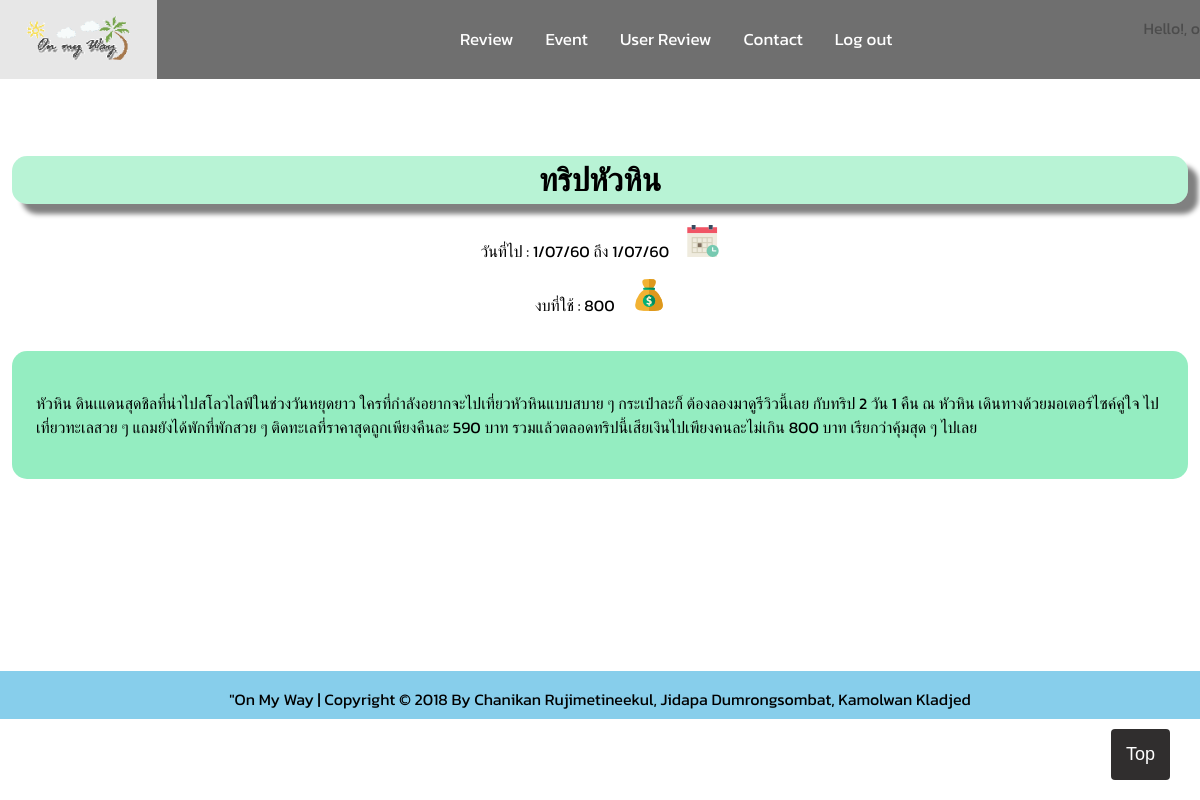
/detail/ทริปหัวหิน (signed in), run on the app's committed database.
### webinfo/models.py (models this page shows, shortened)
class ReviewByUser(db.Model):
    go_date= db.Column(db.String(10), nullable=False, primary_key=False)
    back_date= db.Column(db.String(10), nullable=False, primary_key=False)
    message = db.Column(db.String(100000), nullable=False, primary_key=True)
    money = db.Column(db.String(10), nullable=False, primary_key=False)
    NameTrip = db.Column(db.String(255), nullable=False, primary_key=True)
    ImageName = db.Column(db.String(255), nullable=True, primary_key=False)

### webinfo/views.py (the view)
@app.route("/detail/<nametrip>")
def detail(nametrip):
    username = session.get('username', '')
    session['username'] = username
    trip = ReviewByUser.query.filter_by(NameTrip=nametrip).first() #nametrip คือค่าที่ส่งมาจากอีกหน้า
    tripname = trip.NameTrip                                        #NameTrip คือ Attribute ของตาราง ชื่อ ReviewByUser
    back_date = trip.back_date                                                      #nametrip เป็นชื่อตัวแปรที่เก็บค่าของอ็อบเจคที่ดึงดาต้าเบสขึ้นมา
    go_date = trip.go_date
    message = trip.message
    money = trip.money
    return render_template("detail.html", username=username ,topic=tripname,
    godate=go_date,backdate=back_date,detail=message,money=money) #ด้านหน้าคือค่าที่จะส่งไปอีกหน้า และด้านหลังคือค่าของหน้าเรา

### webinfo/templates/detail.html (shortened to what this page needs)
{% extends "nav.html" %}
{% block head %}
  {{ super() }}
{% endblock %}
{% block content %}
<center>
<div class="all">
<br><br>
<div class="head">
<h1>{{topic}}    </h1>
</div>
<div  >
  <div>
    <p>วันที่ไป : {{godate}} ถึง {{backdate}}&nbsp;&nbsp;&nbsp;&nbsp;      <img src="../static/img/calendar.png">    </p>
    <p>งบที่ใช้ : {{money}} &nbsp;&nbsp;&nbsp;  <img src="../static/img/money.png"></p>
  </div>
 </div>
  <br>
</center>
  <div class="content">
  <p>{{detail}}<p>
    </div>
{% endblock %}

### webinfo/static/css/nav.css (style rules this page uses)
body { margin: 0; height: 100%; }
p,h1,h2,h3,h4 { font-family: 'Kanit', sans-serif; }

### webinfo/templates/detail.html (style rules this page uses)
.head { margin-top: 10%; width: 98%; background-color: rgba(56, 221, 139, 0.356); border-radius: 15px; box-shadow: 10px 10px 5px grey; }
.content { width: 96%; background-color: rgba(56, 221, 139, 0.534); border-radius: 15px; margin-left: 1%; padding-left: 2%; padding-top: 2%; padding-bottom: 2%; margin-bottom: 20%; }

### data on the page
ReviewByUser: NameTrip "ทริปหัวหิน", go_date "1/07/60", back_date "1/07/60", money "800", message "หัวหิน ดินเแดนสุดชิลที่น่าไปสโลวไลฟ์ในช่วงวันหยุดยาว ใครที่กำลังอยากจะไปเที่ยวหัวหินแบบสบาย ๆ กระเป๋าละก็ ต้องลองมาดูรีวิวนี้เลย กับทริป 2 วัน 1 คืน ณ หัวหิน เดินทางด้วยมอเตอร์ไซค์คู่ใจ ไปเที่ยวทะเลสวย ๆ แถมยังได้พักที่พักสวย ๆ ติดทะเลที่ราคาสุดถูกเพียงคืนละ 590 บาท รวมแล้วตลอดทริปนี้เสียเงินไปเพียงคนละไม่เกิน 800 บาท เรียกว่าคุ้มสุด ๆ ไปเลย"

### other printed values
{{ username }} "o"
